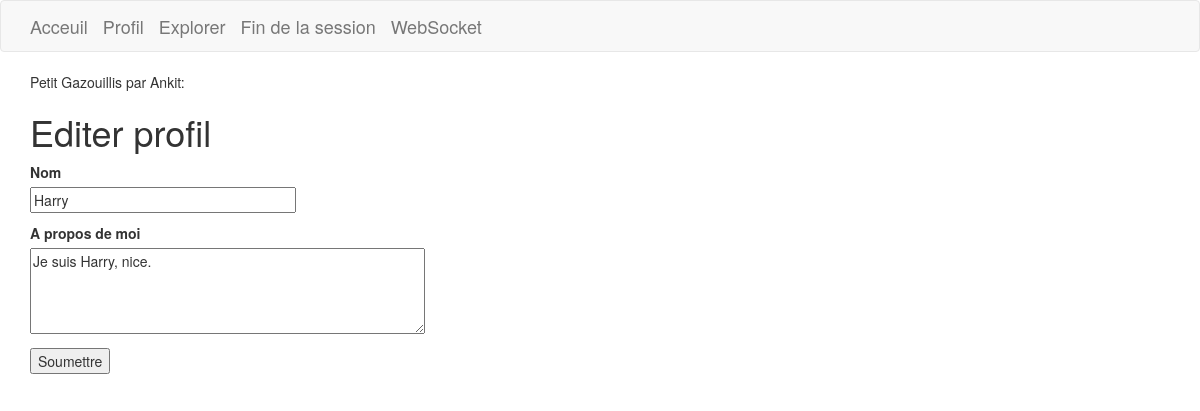
/editer_profil (signed in), run on an earlier commit of the app's database.
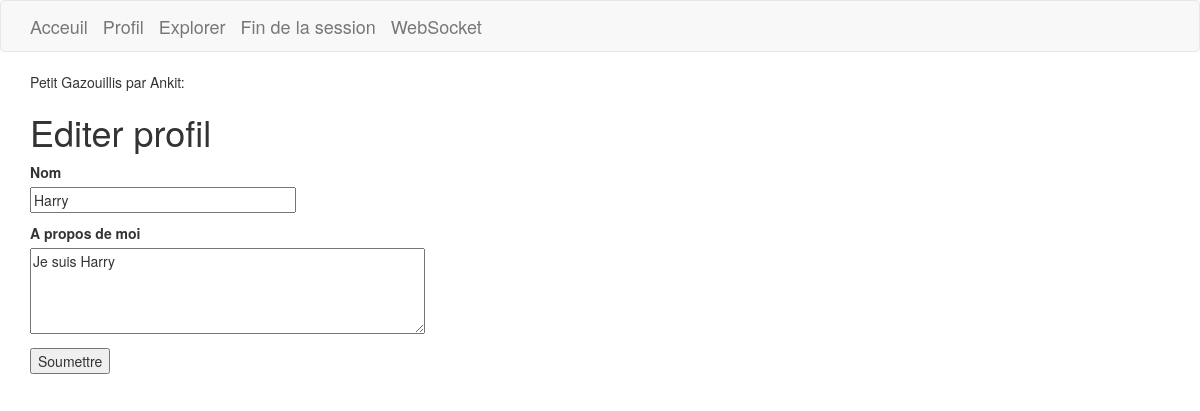
And on a later commit of the database.
### app/modeles.py (models this page shows, shortened)
class PaginatedAPIMixin(object):
    @staticmethod
    def to_collection_dict(requete, page, per_page, endpoint, **kwargs):
        ressources = requete.paginate(page, per_page, False)
        data = {
            'items': [item.to_dict() for item in ressources.items],
            '_meta': {
                'page': page,
                'per_page': per_page,
                'total_pages': ressources.pages,
                'total_items': ressources.total
            },
            '_links': {
                'self': url_for(endpoint, page=page, per_page=per_page, **kwargs),
                'suivant': url_for(endpoint, page=page+1, per_page=per_page, **kwargs) if ressources.has_next else None,
                'precedent': url_for(endpoint, page=page-1, per_page=per_page, **kwargs) if ressources.has_prev else None
            }
        }
        return data

class Utilisateur(PaginatedAPIMixin, UserMixin, db.Model):
    id = db.Column(db.Integer, primary_key=True)
    nom = db.Column(db.String(64), index=True, unique=True)
    courriel = db.Column(db.String(120), index=True, unique=True)
    mot_de_passe_hash = db.Column(db.String(128))
    avatar = db.Column(db.Text(131072), index=False, unique=False)
    a_propos_de_moi = db.Column(db.String(140))
    dernier_acces = db.Column(db.DateTime, default=datetime.utcnow)
    jeton = db.Column(db.String(32), index=True, unique=True)
    jeton_expiration = db.Column(db.DateTime)
    publications = db.relationship('Publication', backref='auteur', lazy='dynamic')
    les_partisans = db.relationship(
        'Utilisateur', secondary=partisans,
        primaryjoin=(partisans.c.partisan_id == id),
        secondaryjoin=(partisans.c.utilisateur_qui_est_suivi_id == id),
        backref=db.backref('partisans', lazy='dynamic'), lazy='dynamic')

### app/routes.py (the view)
@app.route('/editer_profil', methods=['GET', 'POST'])
@login_required
def editer_profil():
    formulaire = FormulaireEditerProfil(current_user.nom)
    if formulaire.validate_on_submit():
        current_user.nom = formulaire.nom.data
        current_user.a_propos_de_moi = formulaire.a_propos_de_moi.data
        db.session.commit()
        flash('Vos modifications ont ete sauveguardees.')
        return redirect(url_for('editer_profil'))
    elif request.method == 'GET':
        formulaire.nom.data = current_user.nom
        formulaire.a_propos_de_moi.data = current_user.a_propos_de_moi
    return render_template('editer_profil.html', title='Editer profil', formulaire=formulaire)

### app/formulaires.py (shortened to what this page needs)
class FormulaireEditerProfil(FlaskForm):
    nom = StringField('Nom', validators=[DataRequired()])
    a_propos_de_moi= TextAreaField('A propos de moi', validators=[Length(min=0, max=140)])
    soumettre = SubmitField('Soumettre')
    def __init__(self, nom_original, *args, **kwargs):
        super(FormulaireEditerProfil, self).__init__(*args, **kwargs)
        self.nom_original = nom_original

### app/modeles.py (called while the page is built)
@etablir_session.user_loader
def load_utilisateur(id):
    return Utilisateur.query.get(int(id))

### app/routes.py (called while the page is built)
@app.before_request
def before_request():
    if current_user.is_authenticated:
        current_user.dernier_acces=datetime.utcnow()
        db.session.commit()

### app/templates/editer_profil.html (shortened to what this page needs)
{% extends "base.html" %}
{% block app_content %}
    <h1>Editer profil</h1>
    <form action="" method="POST">
        <p>
            {{ formulaire.nom.label }}<br>
            {{ formulaire.nom(size=32) }}<br>
        </p>
        <p>
            {{ formulaire.a_propos_de_moi.label }}<br>
            {{ formulaire.a_propos_de_moi(cols=50, rows=4) }}<br>
        </p>
        <p>
            {{ formulaire.soumettre() }}
        </p>
    </form>
{% endblock %}

### app/templates/base.html (shortened to what this page needs)
{% extends 'bootstrap/base.html' %}
{% block styles %}
    {{super()}}
    <link rel="stylesheet" type="text/css" href="{{ url_for('static', filename='css/styles.css') }}">
{% endblock %}
{% block navbar %}
    <nav class="navbar navbar-default">
        <div class="container">
        <div class="navbar-header">
            <a class="navbar-brand" href="{{ url_for('index') }}">Acceuil</a>
            {% if current_user.is_anonymous %}
                <a class="navbar-brand" href="{{ url_for('etablir_session') }}">Etablir session</a>
            {% else %}
                <a class="navbar-brand" href="{{ url_for('utilisateur', nom=current_user.nom) }}">Profil</a>
                <a class="navbar-brand" href="{{ url_for('explorer') }}">Explorer</a>
                <a class="navbar-brand" href="{{ url_for('logout') }}">Fin de la session</a>
            {% endif %}
            <a class="navbar-brand" href="{{ url_for('websocket') }}">WebSocket</a>
        </div>
        </div>
    </nav>
{% endblock %}
{% block content %}
    <div class="container">
        Petit Gazouillis par Ankit:
        {% block app_content %} {% endblock %}
    </div>
{% endblock %}

### app/static/css/styles.css (style rules this page uses)
body { background-image: url("../images/gg.jpg"); height: 100%; background-position: center; background-repeat: no-repeat; background-size: cover; }

What changed in the data, as far as the page shows it:
changed Utilisateur "Harry": a_propos_de_moi "Je suis Harry, nice." → "Je suis Harry"
